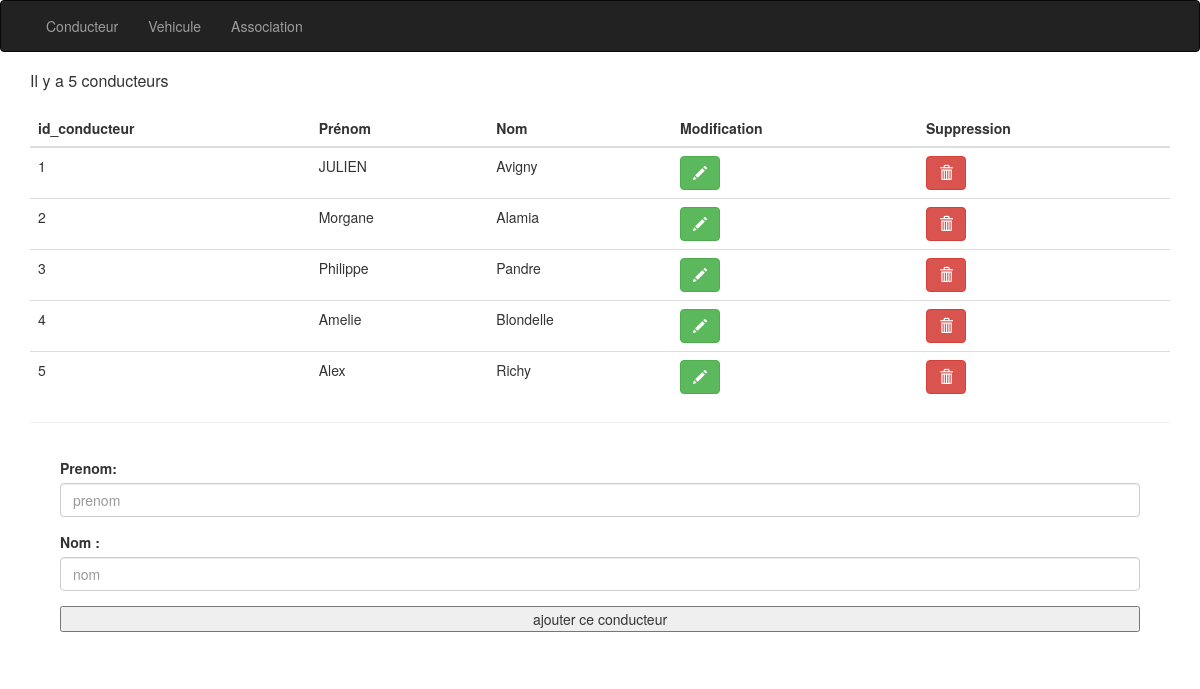
The page /eval_php_corinne_tina/conducteur.php on the database its author committed.
### tables this page shows
CREATE TABLE `conducteur` (
  `id_conducteur` int(3) NOT NULL,
  `prenom` varchar(100) NOT NULL,
  `nom` varchar(100) NOT NULL
);

### eval_php_corinne_tina/conducteur.php (the view, shortened to what this page needs)
<?php
require('connexion.php');
 ?>
<!DOCTYPE html>
<html lang="fr">
<head>
    <link href="css/bootstrap.min.css" rel="stylesheet">
</head>
<body>
    <nav class="navbar navbar-inverse ">
        <div class="container-fluid">
            <div class="navbar-header">
                <a class="navbar-brand" href="index.php"></a>
            </div>
            <div class="collapse navbar-collapse" id="bs-example-navbar-collapse-1">
                <ul class="nav navbar-nav">
                    <li><a href="conducteur.php">Conducteur</a></li>
                    <li><a href="vehicule.php">Vehicule</a></li>
                    <li><a href="association.php">Association</a></li>
                </ul>
            </div>
        </nav>
        <div class="container">
            <?php
            $resultat = $pdo -> prepare("SELECT * FROM conducteur");
            $resultat -> execute();
            $nbr_conducteur =  $resultat -> rowCount();
            ?>
            <div class="row">
                <div class="col-md-12">
                    <table class="table">
            <thead>
                <h1 class="panel-title center"> Il y a <?= $nbr_conducteur; ?> conducteurs</h1><br>
              <tr>
                <th>id_conducteur</th>
                <th>Prénom</th>
                <th>Nom</th>
                <th>Modification</th>
                <th>Suppression</th>
              </tr>
            </thead>
            <tbody>
              <tr>
                  <?php while($ligne_conducteur = $resultat -> fetch(PDO::FETCH_ASSOC) ) {?>
                <td><?php echo $ligne_conducteur['id_conducteur'] ;?></td>
                <td><?php echo $ligne_conducteur['prenom'] ;?></td>
                <td><?php echo $ligne_conducteur['nom'] ;?></td>
                <td><a href="modif_conducteur.php?id_conducteur=<?= $ligne_conducteur['id_conducteur']; ?>"><button type="button" class="btn btn-success"><span class="glyphicon glyphicon-pencil" aria-hidden="true"></span></button></a></td>
                <td><a href="conducteur.php?id_conducteur=<?= $ligne_conducteur['id_conducteur']; ?>"><button type="button" class="btn btn-danger"><span class="glyphicon glyphicon-trash" aria-hidden="true"></span></button></a></td>
              </tr>
                  <?php } ?>
            </tbody>
          </table>
        <hr>
    </div>
</div>
<div class="col-md-12">
    <div class="panel-info">
        <div class="panel-body">
            <div class="form-group">
                <form action="conducteur .php" method="post">
                    <div class="form-group">
                        <label for="prenom"> Prenom:</label><br>
                        <input type="text" name="prenom" id="prenom" placeholder="prenom" class="form-control">
                    </div>
                    <div class="form-group">
                        <label for="nom"> Nom :</label><br>
                        <input type="text" name="nom" id="nom" placeholder="nom" class="form-control">
                    </div>
                    <button type="submit" class="btn-block">ajouter ce conducteur</button>
                </form>
            </div>
        </div>
    </div>
</div>
</div>
</html>
</body>

### rows shown on the page
conducteur: id_conducteur "1", prenom "JULIEN", nom "Avigny"
conducteur: id_conducteur "2", prenom "Morgane", nom "Alamia"
conducteur: id_conducteur "3", prenom "Philippe", nom "Pandre"
conducteur: id_conducteur "4", prenom "Amelie", nom "Blondelle"
conducteur: id_conducteur "5", prenom "Alex", nom "Richy"

### other values the page prints
$nbr_conducteur "5"
